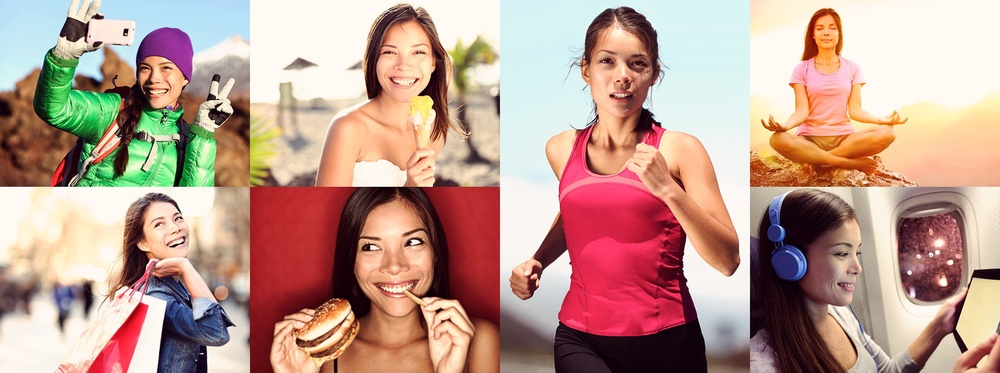
#> input picture ClaseJueves15102020/DetecciónDeImagenes/amiga_no2.jpg, 1000 x 373 px, shrunk from 1792 x 669 before the run
$ jupyter execute Fotografia.ipynb
#> lines starting #> are read from the running program, lines starting #| are printed output that depends on the picture
[cell 1]
import cv2
import matplotlib.pyplot as plt

[cell 2]
#imagen Nro 1
imagen = cv2.imread('amiga_no2.jpg')
#> imagen is the input picture: shape (373, 1000, 3); mean B, G, R 142.7, 155.3, 189.4

[cell 3]
#BGR - RGB
plt.imshow(imagen)

[cell 4]
imagen = cv2.cvtColor(imagen, cv2.COLOR_BGR2RGB)

[cell 5]
#$Imagen  como es
plt.imshow(imagen)

[cell 6]
imagen_2 = cv2.imread('amiga_no3.jpg')
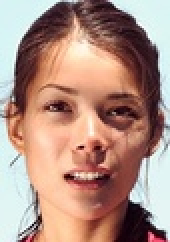
#> input picture ClaseJueves15102020/DetecciónDeImagenes/amiga_no3.jpg, 85 x 121 px, shrunk from 153 x 216 before the run (shown 2 times larger)
#> imagen_2 is the input picture: shape (121, 85, 3); mean B, G, R 130.4, 143, 176.7

[cell 7]
plt.imshow(imagen_2)

imagen_2 = cv2.cvtColor(imagen_2, cv2.COLOR_BGR2RGB)

[cell 8]
imagen_2 = cv2.cvtColor(imagen_2, cv2.COLOR_BGR2RGB)
metodo = cv2.TM_CCOEFF
#metodo = cv2.TM_CCORR
#metodo = cv2.TM_SQDIFF

[cell 9]
resultado = cv2.matchTemplate(imagen, imagen_2, metodo)
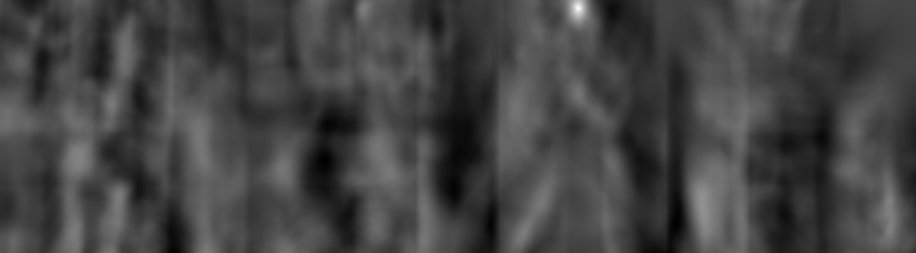
#> resultado: shape (253, 916) float32; min -63431236, max 171083920, mean -1154472.9; drawn with min black and max white

[cell 10]
plt.imshow(resultado)

[cell 11]
valor_min, valor_max, pos_min, pos_max = cv2.minMaxLoc(resultado)
#> valor_min = -63431236; valor_max = 171083920; pos_min = (676, 222); pos_max = (578, 7)

[cell 12]
resultado.shape
#> Out = (253, 916)

[cell 13]
imagen_2.shape
#> Out = (121, 85, 3)

[cell 14]
alto, ancho, colores = imagen_2.shape
#> alto = 121; ancho = 85; colores = 3

[cell 15]
#posiciones
top_izquierda = pos_max
#> top_izquierda = (578, 7)
#posición en X
boton_derecha = (pos_max[0]+ancho, pos_max[1]+alto)
#> boton_derecha = (663, 128)
#               (y,x)

[cell 16]
#cv2.rectangle
#cv2.rectangle(image, start_point, end_point, color (RGB), thickness)
cv2.rectangle(imagen, top_izquierda, boton_derecha, (255,0,0), thickness= 8)
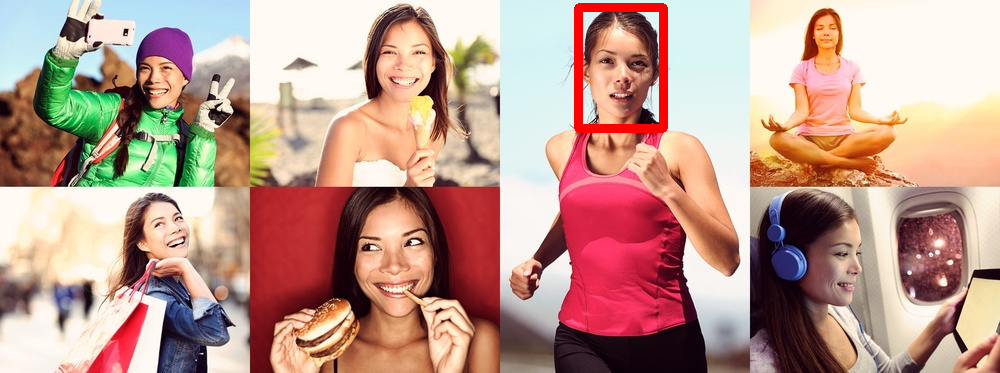
#> imagen: shape (373, 1000, 3); mean R, G, B 190, 153.3, 140.7
